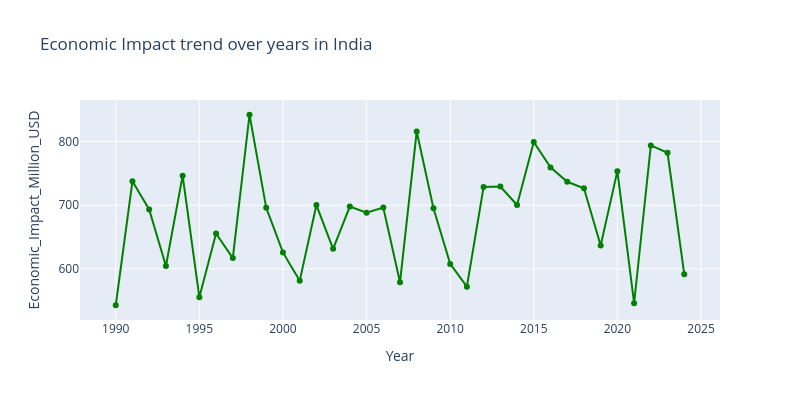

The code cell stored with this chart in its notebook:
### Code cell
pp = df1.groupby('Year')['Economic_Impact_Million_USD'].mean().reset_index(name='Economic_Impact_Million_USD')

fig = px.line(pp,
             x='Year',
             y='Economic_Impact_Million_USD',
             title="Economic Impact trend over years in India",
             color_discrete_sequence=['green'],
             markers=True)
fig.update_layout(
    width=800,
    height=400)
fig.show()

### Figure 1 — Plotly figure (JSON) as saved in the notebook; plotly's stock layout.template omitted (floating-point values rounded to 4 significant figures)
{"data": [{"hovertemplate": "Year=%{x}<br>Economic_Impact_Million_USD=%{y}<extra></extra>", "legendgroup": "", "line": {"color": "green", "dash": "solid"}, "marker": {"symbol": "circle"}, "mode": "lines+markers", "name": "", "orientation": "v", "showlegend": false, "type": "scatter", "x": ["1990-01-01T00:00:00", "1991-01-01T00:00:00", "1992-01-01T00:00:00", "1993-01-01T00:00:00", "1994-01-01T00:00:00", "1995-01-01T00:00:00", "1996-01-01T00:00:00", "1997-01-01T00:00:00", "1998-01-01T00:00:00", "1999-01-01T00:00:00", "2000-01-01T00:00:00", "2001-01-01T00:00:00", "2002-01-01T00:00:00", "2003-01-01T00:00:00", "2004-01-01T00:00:00", "2005-01-01T00:00:00", "2006-01-01T00:00:00", "2007-01-01T00:00:00", "2008-01-01T00:00:00", "2009-01-01T00:00:00", "2010-01-01T00:00:00", "2011-01-01T00:00:00", "2012-01-01T00:00:00", "2013-01-01T00:00:00", "2014-01-01T00:00:00", "2015-01-01T00:00:00", "2016-01-01T00:00:00", "2017-01-01T00:00:00", "2018-01-01T00:00:00", "2019-01-01T00:00:00", "2020-01-01T00:00:00", "2021-01-01T00:00:00", "2022-01-01T00:00:00", "2023-01-01T00:00:00", "2024-01-01T00:00:00"], "xaxis": "x", "y": [543.0, 737.7, 693.3, 604.6, 746.4, 555.6, 655.7, 617.0, 842.0, 695.9, 625.9, 581.2, 700.3, 631.6, 697.8, 688.1, 696.2, 579.0, 815.5, 695.1, 607.9, 572.1, 728.5, 729.3, 700.4, 799.3, 759.3, 736.8, 726.5, 636.6, 753.5, 546.1, 793.8, 782.3, 591.8], "yaxis": "y"}], "layout": {"height": 400, "legend": {"tracegroupgap": 0}, "title": {"text": "Economic Impact trend over years in India"}, "width": 800, "xaxis": {"anchor": "y", "domain": [0, 1], "title": {"text": "Year"}}, "yaxis": {"anchor": "x", "domain": [0, 1], "title": {"text": "Economic_Impact_Million_USD"}}}}
